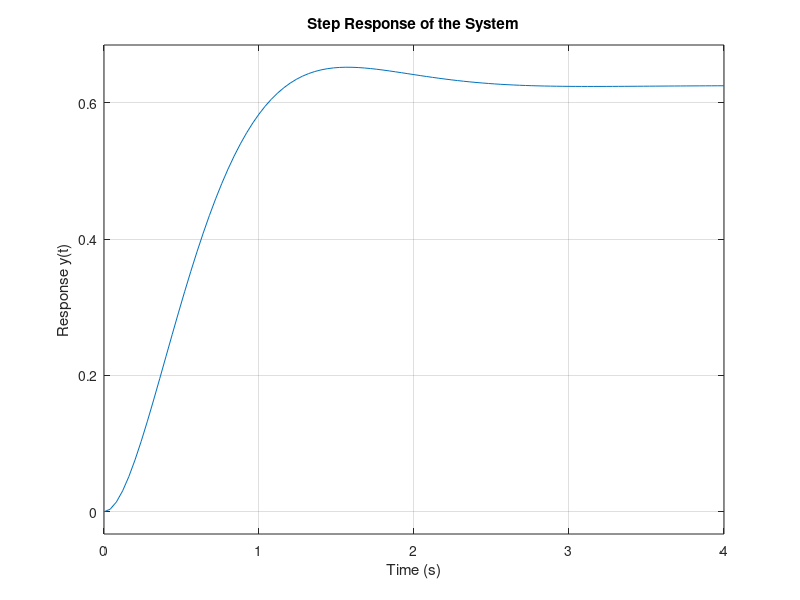

The MATLAB script that drew this image:
% MATLAB Code to Simulate the Step Response
% Define the transfer function coefficients
num = [5]; % Numerator coefficients
den = [1 4 8]; % Denominator coefficients
% Create the transfer function
H = tf(num, den);
% Simulate the step response
figure;
step(H);
title('Step Response of the System');
xlabel('Time (s)');
ylabel('Response y(t)');
grid on;
